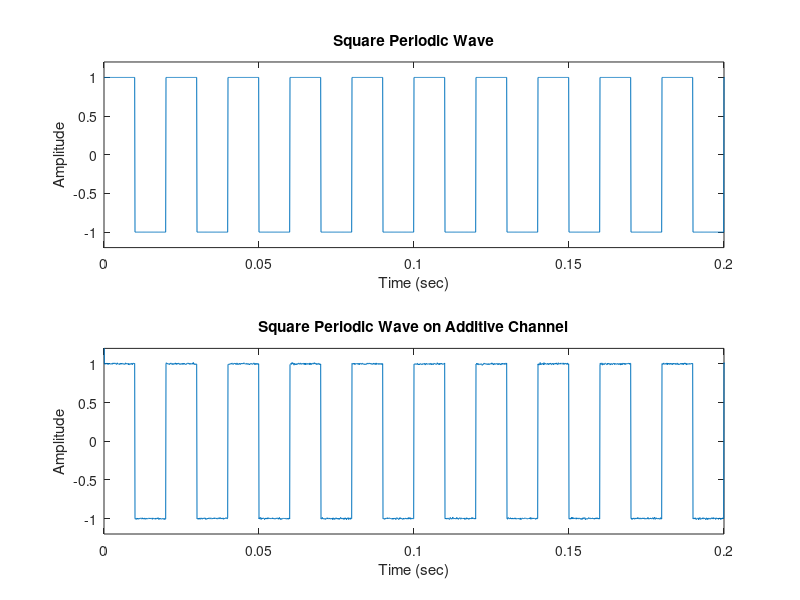

Recreate this plot in MATLAB.
clear all; close all;
fs = 10000;
t = 0:1/fs:1.5;
x1 = sawtooth(2*pi*50*t);
x2 = square(2*pi*50*t)

noise = awgn(t, 0.1);

coding = fft(x2);


result = coding + noise;


rcoding = ifft(result)

subplot(211)
plot(t,x2)
axis([0 0.2 -1.2 1.2]);
xlabel('Time (sec)');
ylabel('Amplitude');
title('Square Periodic Wave');


subplot(212)
plot(t,rcoding)
axis([0 0.2 -1.2 1.2]);
xlabel('Time (sec)');
ylabel('Amplitude');
title('Square Periodic Wave on Additive Channel');

